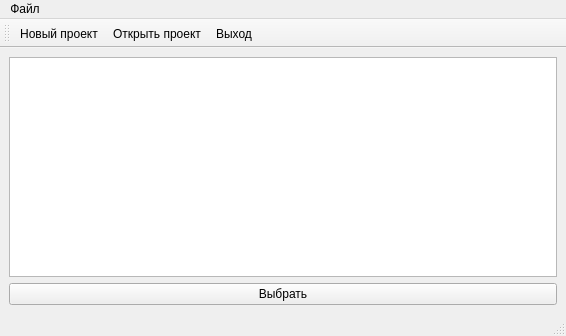
<?xml version="1.0" encoding="UTF-8"?>
<ui version="4.0">
 <class>MainWindow</class>
 <widget class="QMainWindow" name="MainWindow">
  <property name="geometry">
   <rect>
    <x>0</x>
    <y>0</y>
    <width>566</width>
    <height>336</height>
   </rect>
  </property>
  <property name="windowTitle">
   <string>MainWindow</string>
  </property>
  <widget class="QWidget" name="centralwidget">
   <layout class="QVBoxLayout" name="verticalLayout">
    <item>
     <widget class="QListWidget" name="listWidget"/>
    </item>
    <item>
     <widget class="QPushButton" name="pushButton">
      <property name="text">
       <string>Выбрать</string>
      </property>
     </widget>
    </item>
   </layout>
  </widget>
  <widget class="QMenuBar" name="menubar">
   <property name="geometry">
    <rect>
     <x>0</x>
     <y>0</y>
     <width>566</width>
     <height>26</height>
    </rect>
   </property>
   <widget class="QMenu" name="menu">
    <property name="title">
     <string>Файл</string>
    </property>
    <addaction name="action"/>
    <addaction name="action_2"/>
    <addaction name="action_3"/>
   </widget>
   <addaction name="menu"/>
  </widget>
  <widget class="QStatusBar" name="statusbar"/>
  <widget class="QToolBar" name="toolBar">
   <property name="windowTitle">
    <string>toolBar</string>
   </property>
   <attribute name="toolBarArea">
    <enum>TopToolBarArea</enum>
   </attribute>
   <attribute name="toolBarBreak">
    <bool>false</bool>
   </attribute>
   <addaction name="action"/>
   <addaction name="action_2"/>
   <addaction name="action_3"/>
  </widget>
  <action name="action">
   <property name="icon">
    <iconset resource="resource.qrc">
     <normaloff>:/img/img/new.png</normaloff>:/img/img/new.png</iconset>
   </property>
   <property name="text">
    <string>Новый проект</string>
   </property>
  </action>
  <action name="action_2">
   <property name="icon">
    <iconset resource="resource.qrc">
     <normaloff>:/img/img/open.png</normaloff>:/img/img/open.png</iconset>
   </property>
   <property name="text">
    <string>Открыть проект</string>
   </property>
  </action>
  <action name="action_3">
   <property name="icon">
    <iconset resource="resource.qrc">
     <normaloff>:/img/img/exit.png</normaloff>:/img/img/exit.png</iconset>
   </property>
   <property name="text">
    <string>Выход</string>
   </property>
  </action>
 </widget>
 <resources>
  <include location="resource.qrc"/>
 </resources>
 <connections/>
</ui>
